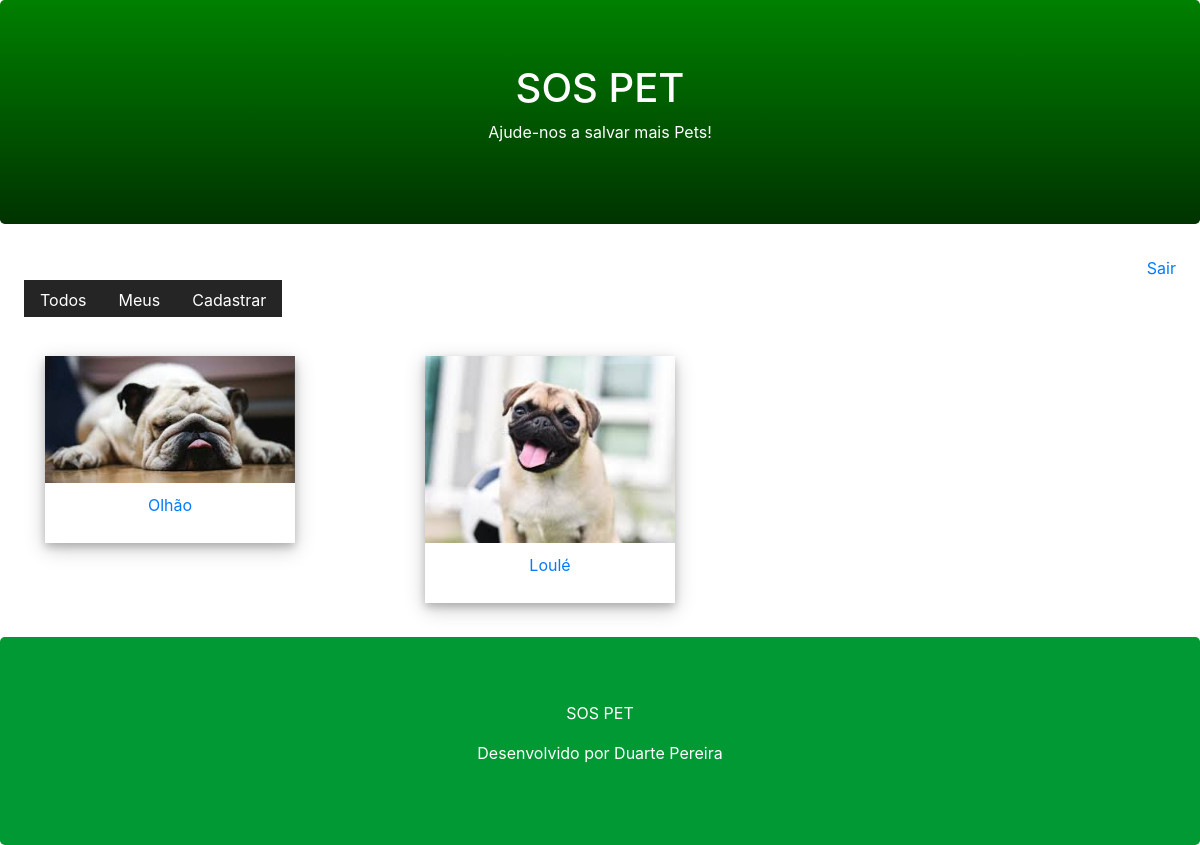
The app's page /pet/user/ (signed in) with its own data.
### core/models.py (models this page shows, shortened)
class Pet(models.Model):
    city = models.CharField(max_length=100)
    description = models.TextField()
    phone = models.CharField(max_length=11)
    email = models.EmailField()
    begin_date = models.DateTimeField(auto_now_add=True)
    photo = models.ImageField(upload_to='pet')
    active =models.BooleanField(default=True)
    user = models.ForeignKey(User, on_delete = models.CASCADE)

### core/views.py (the view)
# urls.py: path('pet/user/', views.list_user_pets),
def list_user_pets(request):
    pet = Pet.objects.filter(active=True, user=request.user)
    return render(request, 'list.html', {'pet':pet})

### templates/list.html (shortened to what this page needs)
{% extends "model-page.html" %}
{% block content %}
<div class="container mb-4">
    <div class="row">
        {% for p in pet %}
        <div class="col-sm-4">
            <a href="../detail/{{ p.id }}">
            <div class="polaroid">
              <img src="{{ p.photo.url }}" style="width:100%">
                <div class="container">
                    <p>{{ p.city }}</p>
                </div>
            </div>
        </a>
        </div>
        {% endfor %}
    </div>
</div>
{% endblock %}

### templates/list.html (style rules this page uses)
.polaroid { width: 250px; box-shadow: 0 4px 8px 0 rgba(0, 0, 0, 0.2), 0 6px 20px 0 rgba(0, 0, 0, 0.2); text-align: center; }
.container { padding: 10px; }

### records on screen
Pet: photo (picture), city "Olhão"
Pet: photo (picture), city "Loulé"
